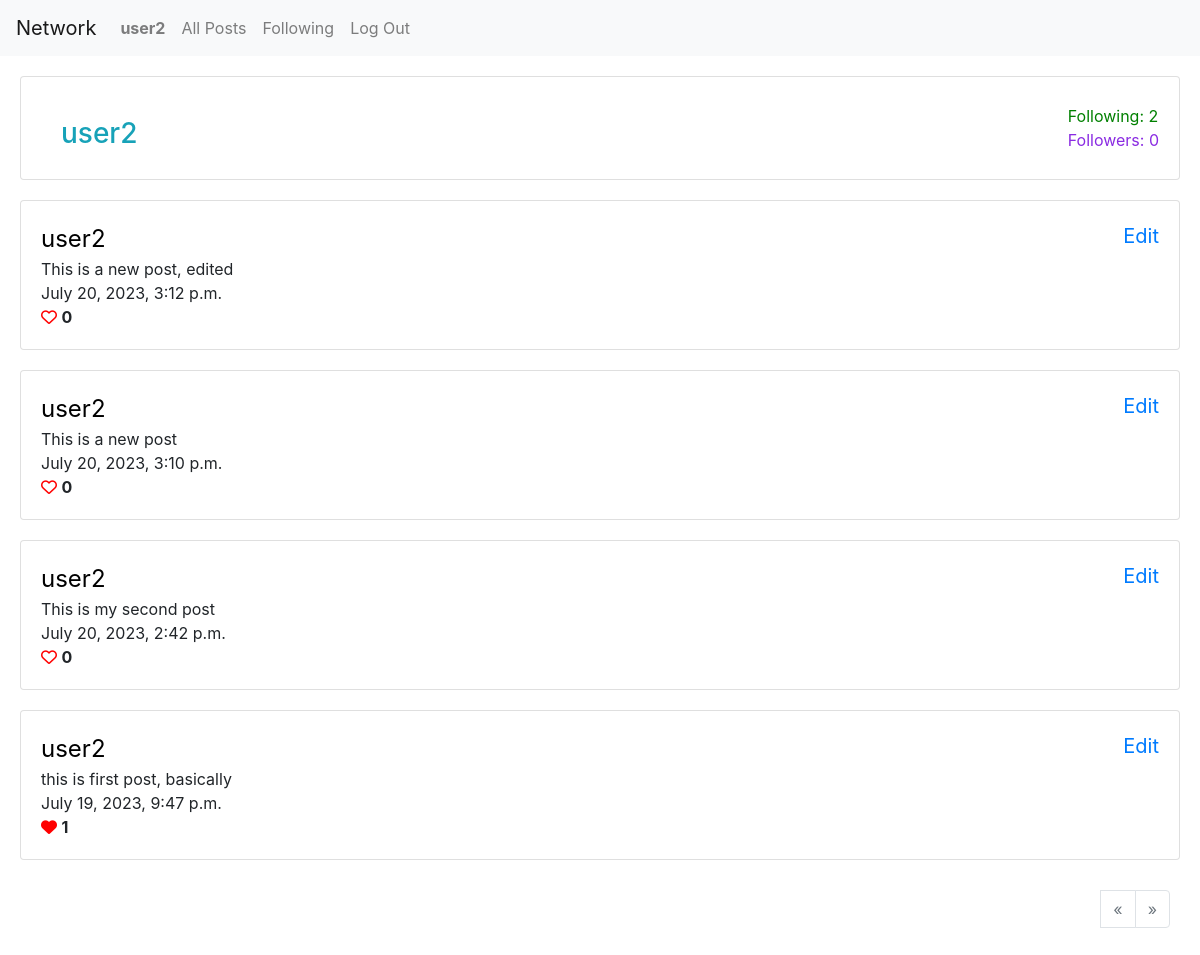
The page /u/user2 (signed in) on the database its author committed.
### network/models.py (models this page shows, shortened)
class User(AbstractUser):
    pass

class Profile(models.Model):
    user = models.OneToOneField(User, on_delete=models.CASCADE)
    follower = models.ManyToManyField(User, blank=True, related_name="user_follower")
    following = models.ManyToManyField(User, blank=True, related_name="user_following")
    image = models.ImageField(default="profile_image/default.jpeg", upload_to="profile_image")

class Post(models.Model):
    user = models.ForeignKey(User, on_delete=models.CASCADE)
    content = models.CharField(max_length=400, blank=False)
    timestamp = models.DateTimeField(auto_now_add=True)
    likes = models.ManyToManyField(User, blank=True, related_name="user_liked")

### network/views.py (the view)
# urls.py: path("u/<username>", views.user_profile, name="profile"),
@login_required
def user_profile(request, username):
    try:
        postsUser = User.objects.get(username=username)
        profile = Profile.objects.get(user=postsUser)
        activeUserProfile = Profile.objects.get(user = request.user)
    except:
        return render(request, "network/profile.html", {"error": True})
    posts = Post.objects.filter(user=postsUser).order_by("-timestamp")
    paginator = Paginator(posts, 10)
    if request.GET.get("page") != None:
        try:
            posts = paginator.page(request.GET.get("page"))
        except:
            posts = paginator.page(1)
    else:
        posts = paginator.page(1)
    return render(
        request,
        "network/profile.html",
        {
            "error": False,
            "posts": posts,
            "postsUser": postsUser,
            "profile": profile,
            "activeUserProfile": activeUserProfile,
        },
    )

### network/templates/network/profile.html (shortened to what this page needs)
{% extends "network/layout.html" %} {% load static %} {% block body %}
{% if error is False %}
<div class="card">
  <div class="card-body">
    <div class="profile-card">
      <div class="profile-inner">
        <h3 class="text-info">{{postsUser.username}}</h3>
      </div>
      <div class="follow-info">
        <span class="following-text"
          >Following: {{profile.following.count}}</span
        >
        <span class="follower-text"
          >Followers: {{profile.follower.count}}</span
        >
      </div>
    </div>
  </div>
</div>
{% for post in posts %}
<div class="card post">
  <div class="post-user-edit">
    <a href="{% url 'profile' post.user.username%}" id="username"
      >{{post.user.username}}</a
    >
    {% if request.user == post.user %}
    <span
      class="text-primary edit"
      data-id="{{post.id}}"
      id="edit-btn-{{post.id}}"
      >Edit</span
    >
    {% endif %}
  </div>
  <div id="post-content-{{post.id}}" class="content">{{post.content}}</div>
  <div>{{post.timestamp}}</div>
  <div>
    <i
    data-id="{{post.id}}"
    id="post-like-{{post.id}} liked"
    {% if request.user in post.likes.all %}
      class="fas fa-heart liked"
      data-is-liked="yes"
      {% else %}
      class="far fa-heart liked"
      data-is-liked="no"
      {% endif %}
      style="color: red"
    ></i>
    <strong id="post-count-{{post.id}}">{{post.likes.count}}</strong>
  </div>
</div>
{% endfor %}
<div class="page-navigation">
  <nav aria-label="Page navigation">
    <ul class="pagination">
    {% if posts.has_previous %}
    <li class="page-item">
      <li class="page-item">
        <a class="page-link" href="?page={{posts.previous_page_number}}" aria-label="Previous">
          <span aria-hidden="true">&laquo;</span>
          <span class="sr-only">Previous</span>
        </a>
      </li>
      {%else%}
        <li class="page-item">
      <li class="page-item disabled">
        <a class="page-link" href="#" aria-label="Previous">
          <span aria-hidden="true">&laquo;</span>
        </a>
      </li>
      {%endif%}
{% if posts.has_next %}
      <li class="page-item">
        <a class="page-link" href="?page={{posts.next_page_number}}" aria-label="Next">
          <span aria-hidden="true">&raquo;</span>
          <span class="sr-only">Next</span>
        </a>
      </li>
      {%else%}
       <li class="page-item disabled">
        <a class="page-link" href="#" aria-label="Next">
          <span aria-hidden="true">&raquo;</span>
        </a>
      </li>
      {%endif%}
    </ul>
  </nav>
</div>
{% else %}
<h1 class="text-secondary" align="center">User Not Found. Error: 404</h1>
{% endif %}
{% endblock body %}

### network/templates/network/layout.html (shortened to what this page needs)
{% load static %}
<!DOCTYPE html>
<html lang="en">
    <head>
        <link rel="stylesheet" href="https://stackpath.bootstrapcdn.com/bootstrap/4.4.1/css/bootstrap.min.css">
        <link href="{% static 'network/styles.css' %}" rel="stylesheet">
    </head>
    <body>
        <nav class="navbar navbar-expand-lg navbar-light bg-light">
            <a class="navbar-brand" href="{% url 'index'%}">Network</a>
            <div>
                <ul class="navbar-nav mr-auto">
                    {% if user.is_authenticated %}
                    <li class="nav-item">
                        <a class="nav-link" href="{% url 'profile' user.username%}"><strong>{{ user.username }}</strong></a>
                    </li>
                    {% endif %}
                <li class="nav-item">
                  <a class="nav-link" href="{% url 'index' %}">All Posts</a>
                </li>
                {% if user.is_authenticated %}
                <li class="nav-item">
                    <a class="nav-link" href="{% url 'following' %}">Following</a>
                </li>
                <li class="nav-item">
                    <a class="nav-link" href="{% url 'logout' %}">Log Out</a>
                </li>
                {% endif %}
            </ul>
        </div>
    </nav>
    <div class="body">
        {% block body %}
        {% endblock %}
    </div>
</body>
</html>

### network/static/network/styles.css (style rules this page uses)
.card { margin: 20px; }
.card h3, .all-post { margin-top: 20px; margin-left: 20px; }
.post { padding: 20px; }
.post-user-edit { display: flex; justify-content: space-between; }
.post-user-edit #username { font-size: 24px; color: black; text-decoration: none; }
.post-user-edit .edit { font-size: 20px; }
.page-navigation { display: flex; justify-content: end; margin: 30px; }
.profile-card { display: flex; align-items: center; justify-content: space-between; }
.profile-inner { display: flex; flex-direction: column; }
.follow-info { display: flex; flex-direction: column; justify-content: center; align-items: left; }
.follower-text { color: blueviolet; }
.following-text { color: green; }

### rows shown on the page
User: username "user2"
Profile: following.count "2", follower.count "0"
Post: user.username "user2", content "This is a new post, edited", timestamp "July 20, 2023, 3:12 p.m.", likes.count "0"
Post: user.username "user2", content "This is a new post", timestamp "July 20, 2023, 3:10 p.m.", likes.count "0"
Post: user.username "user2", content "This is my second post", timestamp "July 20, 2023, 2:42 p.m.", likes.count "0"
Post: user.username "user2", content "this is first post, basically", timestamp "July 19, 2023, 9:47 p.m.", likes.count "1"
